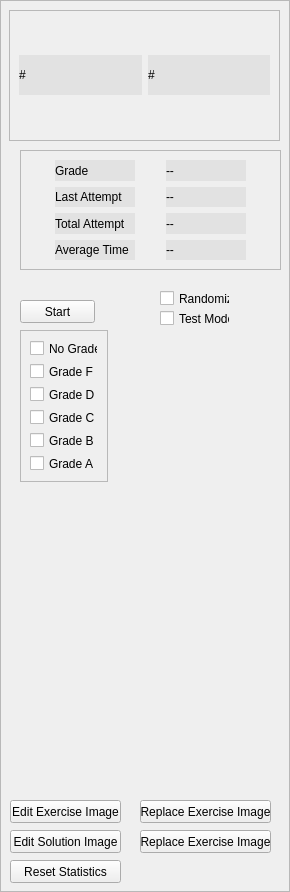
               <widget class="QFrame" name="study_lists_page_right">
                <property name="minimumSize">
                 <size>
                  <width>0</width>
                  <height>0</height>
                 </size>
                </property>
                <property name="maximumSize">
                 <size>
                  <width>300</width>
                  <height>16777215</height>
                 </size>
                </property>
                <property name="frameShape">
                 <enum>QFrame::StyledPanel</enum>
                </property>
                <property name="frameShadow">
                 <enum>QFrame::Raised</enum>
                </property>
                <widget class="QPushButton" name="start_button_2">
                 <property name="geometry">
                  <rect>
                   <x>20</x>
                   <y>300</y>
                   <width>75</width>
                   <height>23</height>
                  </rect>
                 </property>
                 <property name="text">
                  <string>Start</string>
                 </property>
                </widget>
                <widget class="QFrame" name="ex_stats_info_2">
                 <property name="geometry">
                  <rect>
                   <x>20</x>
                   <y>150</y>
                   <width>261</width>
                   <height>120</height>
                  </rect>
                 </property>
                 <property name="minimumSize">
                  <size>
                   <width>0</width>
                   <height>120</height>
                  </size>
                 </property>
                 <property name="maximumSize">
                  <size>
                   <width>16777215</width>
                   <height>120</height>
                  </size>
                 </property>
                 <property name="frameShape">
                  <enum>QFrame::StyledPanel</enum>
                 </property>
                 <property name="frameShadow">
                  <enum>QFrame::Raised</enum>
                 </property>
                 <layout class="QGridLayout" name="gridLayout_2">
                  <item row="0" column="0">
                   <widget class="QLabel" name="label_35">
                    <property name="minimumSize">
                     <size>
                      <width>80</width>
                      <height>0</height>
                     </size>
                    </property>
                    <property name="maximumSize">
                     <size>
                      <width>80</width>
                      <height>16777215</height>
                     </size>
                    </property>
                    <property name="styleSheet">
                     <string notr="true">background-color: rgb(226, 226, 226);</string>
                    </property>
                    <property name="text">
                     <string>Grade</string>
                    </property>
                   </widget>
                  </item>
                  <item row="0" column="1">
                   <widget class="QLabel" name="ex_stats_info_grade_label_2">
                    <property name="minimumSize">
                     <size>
                      <width>80</width>
                      <height>0</height>
                     </size>
                    </property>
                    <property name="maximumSize">
                     <size>
                      <width>80</width>
                      <height>16777215</height>
                     </size>
                    </property>
                    <property name="styleSheet">
                     <string notr="true">background-color: rgb(226, 226, 226);</string>
                    </property>
                    <property name="text">
                     <string>--</string>
                    </property>
                   </widget>
                  </item>
                  <item row="1" column="0">
                   <widget class="QLabel" name="label_36">
                    <property name="minimumSize">
                     <size>
                      <width>80</width>
                      <height>0</height>
                     </size>
                    </property>
                    <property name="maximumSize">
                     <size>
                      <width>80</width>
                      <height>16777215</height>
                     </size>
                    </property>
                    <property name="styleSheet">
                     <string notr="true">background-color: rgb(226, 226, 226);</string>
                    </property>
                    <property name="text">
                     <string>Last Attempt</string>
                    </property>
                   </widget>
                  </item>
                  <item row="1" column="1">
                   <widget class="QLabel" name="ex_stats_info_lastattempt_label_2">
                    <property name="minimumSize">
                     <size>
                      <width>80</width>
                      <height>0</height>
                     </size>
                    </property>
                    <property name="maximumSize">
                     <size>
                      <width>80</width>
                      <height>16777215</height>
                     </size>
                    </property>
                    <property name="styleSheet">
                     <string notr="true">background-color: rgb(226, 226, 226);</string>
                    </property>
                    <property name="text">
                     <string>--</string>
                    </property>
                   </widget>
                  </item>
                  <item row="2" column="0">
                   <widget class="QLabel" name="label_37">
                    <property name="minimumSize">
                     <size>
                      <width>80</width>
                      <height>0</height>
                     </size>
                    </property>
                    <property name="maximumSize">
                     <size>
                      <width>80</width>
                      <height>16777215</height>
                     </size>
                    </property>
                    <property name="styleSheet">
                     <string notr="true">background-color: rgb(226, 226, 226);</string>
                    </property>
                    <property name="text">
                     <string>Total Attempt</string>
                    </property>
                   </widget>
                  </item>
                  <item row="2" column="1">
                   <widget class="QLabel" name="ex_stats_info_totalattempts_label_2">
                    <property name="minimumSize">
                     <size>
                      <width>80</width>
                      <height>0</height>
                     </size>
                    </property>
                    <property name="maximumSize">
                     <size>
                      <width>80</width>
                      <height>16777215</height>
                     </size>
                    </property>
                    <property name="styleSheet">
                     <string notr="true">background-color: rgb(226, 226, 226);</string>
                    </property>
                    <property name="text">
                     <string>--</string>
                    </property>
                   </widget>
                  </item>
                  <item row="3" column="0">
                   <widget class="QLabel" name="label_38">
                    <property name="minimumSize">
                     <size>
                      <width>80</width>
                      <height>0</height>
                     </size>
                    </property>
                    <property name="maximumSize">
                     <size>
                      <width>80</width>
                      <height>16777215</height>
                     </size>
                    </property>
                    <property name="styleSheet">
                     <string notr="true">background-color: rgb(226, 226, 226);</string>
                    </property>
                    <property name="text">
                     <string>Average Time</string>
                    </property>
                   </widget>
                  </item>
                  <item row="3" column="1">
                   <widget class="QLabel" name="ex_stats_info_averagetime_label_2">
                    <property name="minimumSize">
                     <size>
                      <width>80</width>
                      <height>0</height>
                     </size>
                    </property>
                    <property name="maximumSize">
                     <size>
                      <width>80</width>
                      <height>16777215</height>
                     </size>
                    </property>
                    <property name="styleSheet">
                     <string notr="true">background-color: rgb(226, 226, 226);</string>
                    </property>
                    <property name="text">
                     <string>--</string>
                    </property>
                   </widget>
                  </item>
                 </layout>
                </widget>
                <widget class="QCheckBox" name="checkBox_12">
                 <property name="geometry">
                  <rect>
                   <x>160</x>
                   <y>290</y>
                   <width>70</width>
                   <height>17</height>
                  </rect>
                 </property>
                 <property name="text">
                  <string>Randomize</string>
                 </property>
                </widget>
                <widget class="QCheckBox" name="checkBox_13">
                 <property name="geometry">
                  <rect>
                   <x>160</x>
                   <y>310</y>
                   <width>70</width>
                   <height>17</height>
                  </rect>
                 </property>
                 <property name="text">
                  <string>Test Mode</string>
                 </property>
                </widget>
                <widget class="QPushButton" name="pushButton_7">
                 <property name="geometry">
                  <rect>
                   <x>10</x>
                   <y>800</y>
                   <width>111</width>
                   <height>23</height>
                  </rect>
                 </property>
                 <property name="text">
                  <string>Edit Exercise Image</string>
                 </property>
                </widget>
                <widget class="QPushButton" name="pushButton_24">
                 <property name="geometry">
                  <rect>
                   <x>10</x>
                   <y>830</y>
                   <width>111</width>
                   <height>23</height>
                  </rect>
                 </property>
                 <property name="text">
                  <string>Edit Solution Image</string>
                 </property>
                </widget>
                <widget class="QPushButton" name="pushButton_25">
                 <property name="geometry">
                  <rect>
                   <x>140</x>
                   <y>800</y>
                   <width>131</width>
                   <height>23</height>
                  </rect>
                 </property>
                 <property name="text">
                  <string>Replace Exercise Image</string>
                 </property>
                </widget>
                <widget class="QPushButton" name="pushButton_26">
                 <property name="geometry">
                  <rect>
                   <x>140</x>
                   <y>830</y>
                   <width>131</width>
                   <height>23</height>
                  </rect>
                 </property>
                 <property name="text">
                  <string>Replace Exercise Image</string>
                 </property>
                </widget>
                <widget class="QPushButton" name="pushButton_27">
                 <property name="geometry">
                  <rect>
                   <x>10</x>
                   <y>860</y>
                   <width>111</width>
                   <height>23</height>
                  </rect>
                 </property>
                 <property name="text">
                  <string>Reset Statistics</string>
                 </property>
                </widget>
                <widget class="QFrame" name="textbook_info_frame_left_2">
                 <property name="geometry">
                  <rect>
                   <x>9</x>
                   <y>10</y>
                   <width>271</width>
                   <height>131</height>
                  </rect>
                 </property>
                 <property name="minimumSize">
                  <size>
                   <width>0</width>
                   <height>0</height>
                  </size>
                 </property>
                 <property name="maximumSize">
                  <size>
                   <width>16777215</width>
                   <height>16777215</height>
                  </size>
                 </property>
                 <property name="frameShape">
                  <enum>QFrame::StyledPanel</enum>
                 </property>
                 <property name="frameShadow">
                  <enum>QFrame::Raised</enum>
                 </property>
                 <layout class="QHBoxLayout" name="horizontalLayout_21">
                  <item>
                   <widget class="QLabel" name="chapter_info_label_2">
                    <property name="minimumSize">
                     <size>
                      <width>0</width>
                      <height>0</height>
                     </size>
                    </property>
                    <property name="maximumSize">
                     <size>
                      <width>16777215</width>
                      <height>40</height>
                     </size>
                    </property>
                    <property name="styleSheet">
                     <string notr="true">background-color: rgb(226, 226, 226);</string>
                    </property>
                    <property name="text">
                     <string>#</string>
                    </property>
                   </widget>
                  </item>
                  <item>
                   <widget class="QLabel" name="section_info_label_2">
                    <property name="minimumSize">
                     <size>
                      <width>0</width>
                      <height>0</height>
                     </size>
                    </property>
                    <property name="maximumSize">
                     <size>
                      <width>16777215</width>
                      <height>40</height>
                     </size>
                    </property>
                    <property name="styleSheet">
                     <string notr="true">background-color: rgb(226, 226, 226);</string>
                    </property>
                    <property name="text">
                     <string>#</string>
                    </property>
                   </widget>
                  </item>
                 </layout>
                </widget>
                <widget class="QFrame" name="frame_37">
                 <property name="geometry">
                  <rect>
                   <x>20</x>
                   <y>330</y>
                   <width>88</width>
                   <height>152</height>
                  </rect>
                 </property>
                 <property name="frameShape">
                  <enum>QFrame::StyledPanel</enum>
                 </property>
                 <property name="frameShadow">
                  <enum>QFrame::Raised</enum>
                 </property>
                 <layout class="QVBoxLayout" name="verticalLayout_43">
                  <item>
                   <widget class="QCheckBox" name="checkBox_14">
                    <property name="text">
                     <string>No Grade</string>
                    </property>
                   </widget>
                  </item>
                  <item>
                   <widget class="QCheckBox" name="checkBox_15">
                    <property name="text">
                     <string>Grade F</string>
                    </property>
                   </widget>
                  </item>
                  <item>
                   <widget class="QCheckBox" name="checkBox_16">
                    <property name="text">
                     <string>Grade D</string>
                    </property>
                   </widget>
                  </item>
                  <item>
                   <widget class="QCheckBox" name="checkBox_17">
                    <property name="text">
                     <string>Grade C</string>
                    </property>
                   </widget>
                  </item>
                  <item>
                   <widget class="QCheckBox" name="checkBox_18">
                    <property name="text">
                     <string>Grade B</string>
                    </property>
                   </widget>
                  </item>
                  <item>
                   <widget class="QCheckBox" name="checkBox_19">
                    <property name="text">
                     <string>Grade A</string>
                    </property>
                   </widget>
                  </item>
                 </layout>
                </widget>
               </widget>
